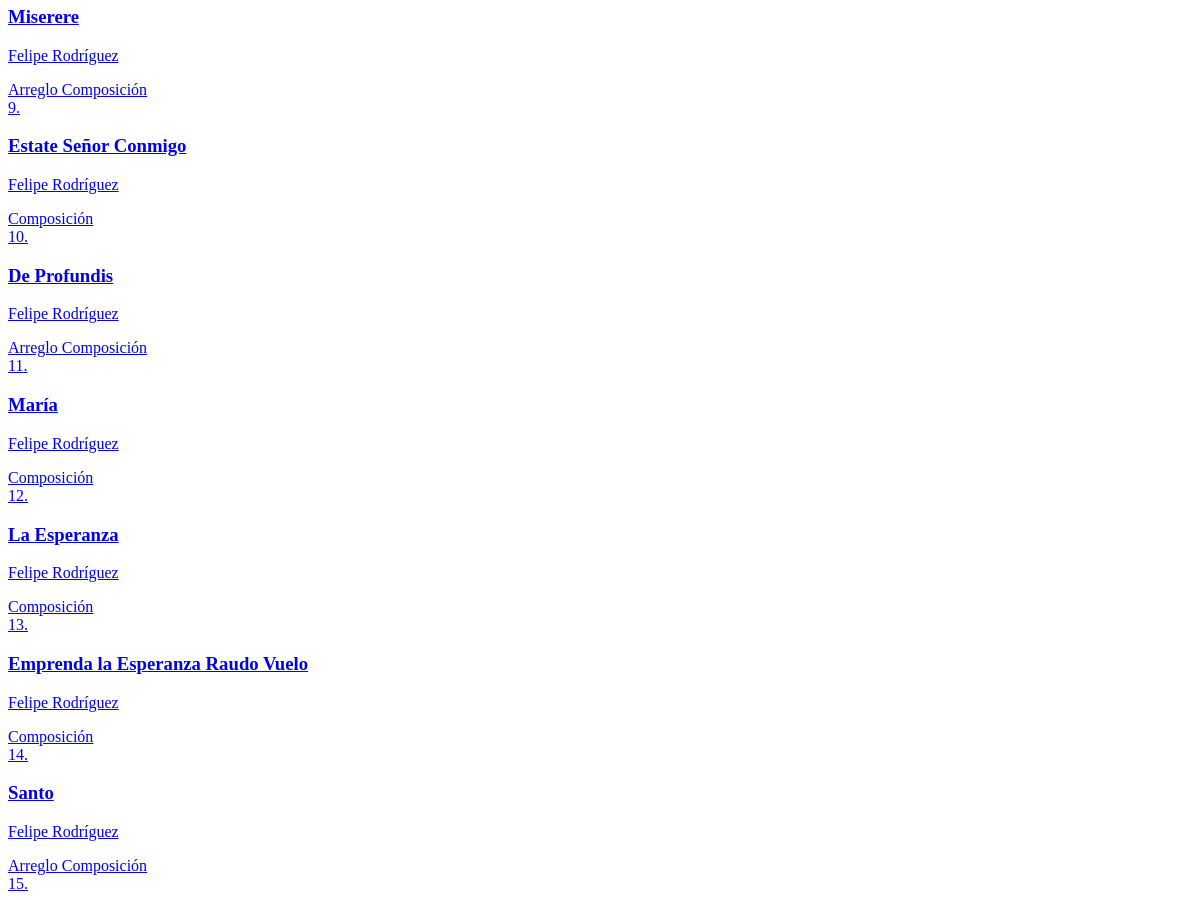
Page /get_playlist (middle part) on the earlier database version.
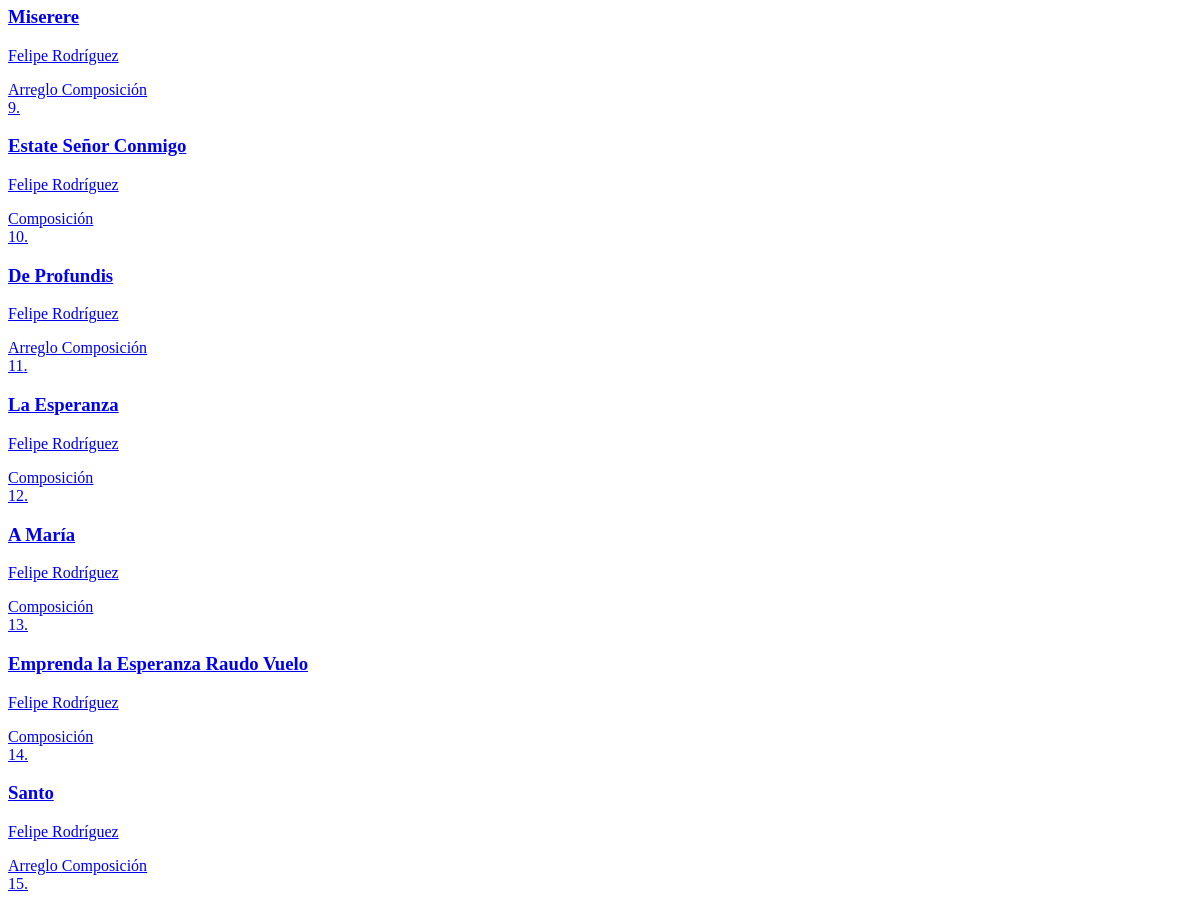
Same page on the later database version.
### app.py (models this page shows, shortened)
class Cancion(db.Model):
    id = db.Column(db.Integer, primary_key=True)
    titulo = db.Column(db.String(150), nullable=False)
    musica = db.Column(db.String(100))
    letra = db.Column(db.String(100))
    adaptacion = db.Column(db.String(100))
    idioma = db.Column(db.String(50))
    dia = db.Column(db.Integer, nullable=True)
    mes = db.Column(db.Integer, nullable=True)
    anio = db.Column(db.Integer)
    descripcion = db.Column(db.Text)
    audio = db.Column(db.String(150))
    letras_acordes = db.Column(db.String(150)) # Antes 'partitura' (PDF)
    partitura = db.Column(db.String(150))      # Antes 'partitura_xml' (MusicXML)
    midi = db.Column(db.String(150))           # Archivo MIDI
    tags_json = db.Column(db.String(500))
    tipo = db.Column(db.String(50), nullable=False, default='local')
    categorias_json = db.Column(db.String(200))
    youtube_video_embed = db.Column(db.Text)
    youtube_audio_embed = db.Column(db.Text)
    @property
    def categorias(self):
        return json.loads(self.categorias_json) if self.categorias_json else []

### app.py (the view)
@app.route('/get_playlist')
def get_playlist_partial():
    context = request.args.get('context', 'index')
    tag_name = request.args.get('tag_name')
    search_query = request.args.get('search')
    sort_by = request.args.get('sort_by', 'cronologico')
    playlist = get_playlist_songs(context, tag_name, search_query, sort_by)
    return render_template(
        '_song_list.html',
        composiciones=playlist,
        page_context=context,
        tag_nombre=tag_name,
        search_query=search_query,
        sort_by=sort_by
    )

### app.py (called while the page is built)
@app.template_filter('sort_categories_for_page')
def sort_categories_for_page(categories, page_context='default'):
    sorted_cats = list(categories) # Crear una copia para no modificar la original
    if page_context == 'arreglos':
        sorted_cats.sort(key=lambda x: (x != 'Composición', x != 'Arreglo'))
    else:
        sorted_cats.sort(key=lambda x: (x != 'Arreglo', x != 'Composición'))
    return sorted_cats

@app.context_processor
def inject_last_update():
    try:
        with open('build_date.txt', 'r', encoding='utf-8') as f:
            date_str = f.read().strip()
    except Exception:
        date_str = "Desconocida"
    return dict(last_update=date_str)

def normalize_for_sorting(titulo):
    if not titulo:
        return ""
    titulo_normalizado = unidecode(titulo.lower())
    return "".join(c for c in titulo_normalizado if c.isalnum() or c.isspace()).strip()

### templates/_song_list.html
<div class="lista-composiciones">
    {% for obra in composiciones %}
        <a href="{{ url_for('ver_composicion', comp_id=obra.id, context=page_context, tag_name=tag_nombre, search=search_query, sort_by=sort_by) }}" class="tarjeta-obra">
            <div class="info-tarjeta">
                <div class="song-title-with-number">
                    <span class="song-number">{{ loop.index }}.</span>
                    <h3>{{ obra.titulo }}</h3>
                </div>
                <p>{{ obra.musica }}</p>
            </div>
            <div class="categoria-tags-container">
                {% if obra.categorias %}
                    {% for cat in obra.categorias | sort_categories_for_page(page_context) %}
                        <span class="categoria-tag">{{ cat }}</span>
                    {% endfor %}
                {% endif %}
            </div>
        </a>
    {% else %}
        <p style="padding: 20px;">No se encontraron canciones que coincidan con tu búsqueda.</p>
    {% endfor %}
</div>

Differences in the rows shown:
shown differently, row unchanged: Cancion "La Esperanza": moves up the list
changed Cancion: titulo "María" → "A María"
